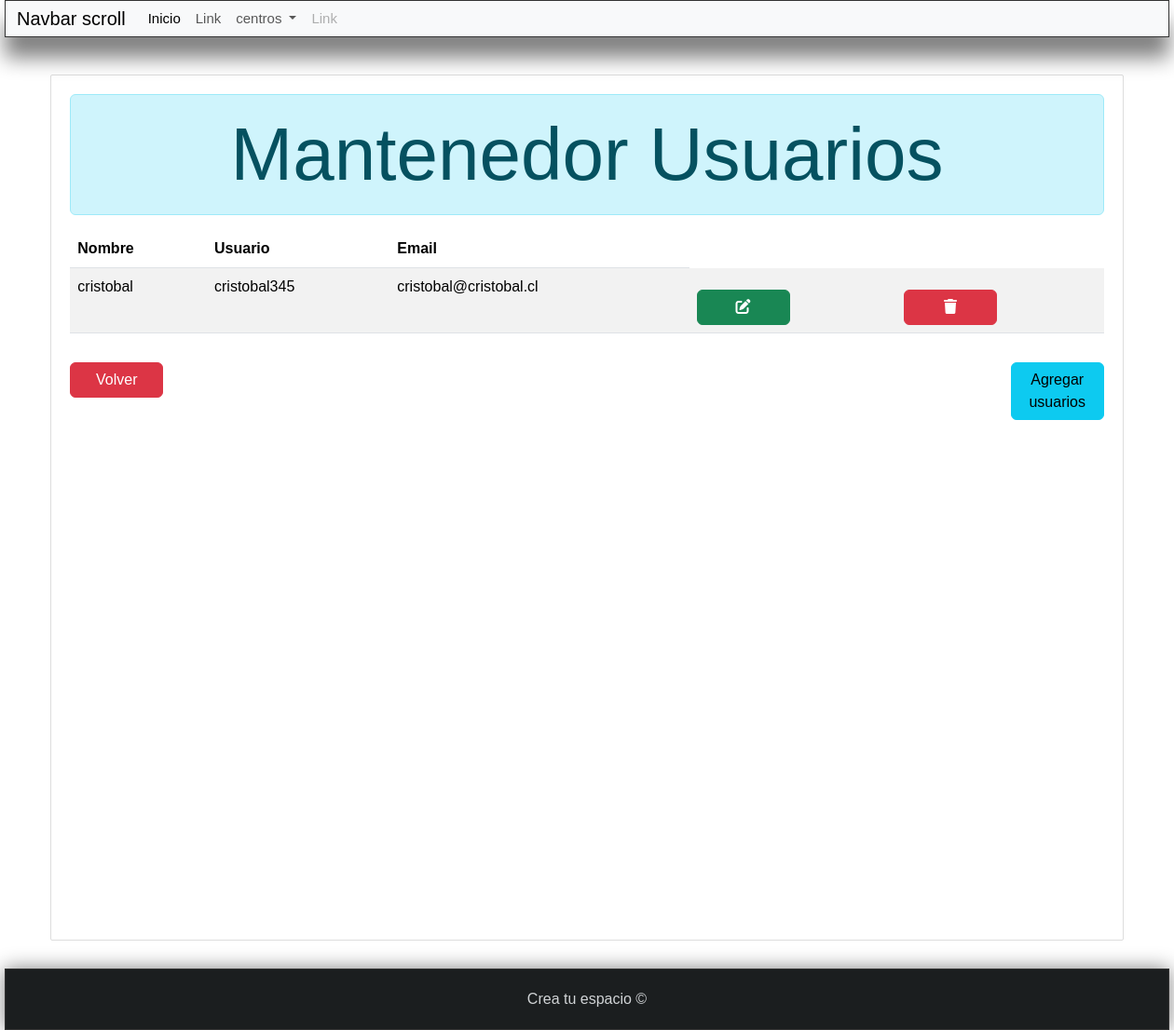
/lista_usuarios/, run on the app's committed database.
### mainapp/models.py (models this page shows)
class usuariosCentro (models.Model):
    usuario = models.CharField(max_length=30)
    nombre = models.CharField(max_length=60)
    email = models.EmailField()
    password = models.CharField(max_length=30)

### mainapp/views.py (the view)
# urls.py: path('lista_usuarios/' , views.listar_usuarios_centro , name="lista_usuarios"),
def listar_usuarios_centro(request):
    usuarios = usuariosCentro.objects.all()
    data = {'usuarios' : usuarios}
    return render(request , 'mainapp/listaUsuarios.html' , data)

### centrosmain/context_processors.py (called while the page is built)
def get_categories(request):
    categories = Category.objects.values_list('id' , 'name')
    return {
        'categories' : categories
    }

### pages/context_processors.py (called while the page is built)
def get_pages(request):
    pages = Page.objects.values_list('id' , 'title' , 'slug')
    return {
        'pages' : pages
    }

### mainapp/templates/mainapp/listaUsuarios.html (shortened to what this page needs)
{%  extends 'layouts/layoutInterna.html' %}
{%block content %}
<div class="alert alert-info display-1 text-center">
    Mantenedor Usuarios
</div>
{%if usuarios%}
<table class="table table-striped table-inverse table-responsive">
     <thead class="thead-inverse">
       <tr>
          <th>Nombre</th>
          <th>Usuario</th>
          <th>Email</th>
       </tr>
     </thead>
     <tbody>
        {%for usuario in usuarios%}
         <tr>
           <td> {{usuario.nombre}} </td>
           <td> {{usuario.usuario}} </td>
           <td> {{usuario.email}} </td>
           <td><a href="{% url 'actualizar_usuarios' usuario.id %}" class="btn btn-success "><i class="fa-solid fa-pen-to-square"></i></td>
           <td><a href="{% url 'eliminar_usuarios' usuario.id %}" class="btn btn-danger "><i class="fa-solid fa-trash"></i> </td>
         </tr>
         {%endfor%}
     </tbody>
</table>
{%else%}
<div class="alert alert-primary" role="alert">
   <strong> No se encuentran usuarios creados </strong>
</div>
{%endif%}
<a href="{% url 'inicio_usuarios' %}" class="btn btn-danger"> Volver </a>
<a href="{% url 'ingresar_usuarios' %}" class="btn btn-info float-end"> Agregar usuarios </a>
{% endblock %}

### mainapp/static/css/styles.css (style rules this page uses)
* { margin: 0px; padding: 0px; font-family: sans-serif, Arial, Helvetica; text-decoration: none; }
body { background-color: #f2f1f0; }
.message, .alert-succes, .alert { padding:20px; background: #1f7e58; color: white; text-align: center; margin-bottom: 10px; }
.btn { margin-top: 15px; width: 100px; text-align: center; display: block; padding: 10px; background: rgb(207, 48,48) ; color:white; border: 1px solid black; }

### data on the page
usuariosCentro: nombre "cristobal", usuario "cristobal345", email "cristobal@cristobal.cl"
